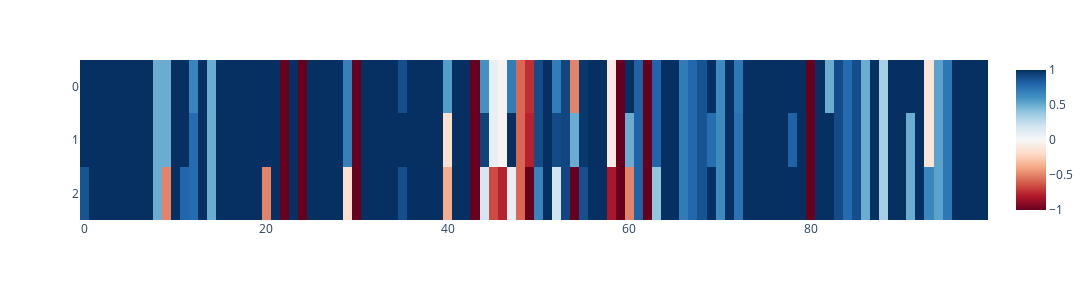

The cell this chart's notebook holds for it:
### Code cell
fig = px.imshow(
    df[["SME_rank_corr", "Shapley_rank_corr", "HN_rank_corr"]].values.T,
    color_continuous_scale="RdBu",
    aspect="auto",
    width=1200,
    height=300,
)
fig.show()

### Figure 1 — Plotly figure (JSON) as saved in the notebook; plotly's stock layout.template omitted (floating-point values rounded to 4 significant figures; data arrays with more than 128 entries replaced by an {"elided": "..."} marker saying what was removed)
{"data": [{"coloraxis": "coloraxis", "hovertemplate": "x: %{x}<br>y: %{y}<br>color: %{z}<extra></extra>", "name": "0", "type": "heatmap", "xaxis": "x", "yaxis": "y", "z": {"elided": "3x100 float values"}}], "layout": {"coloraxis": {"colorscale": [[0, "rgb(103,0,31)"], [0.1, "rgb(178,24,43)"], [0.2, "rgb(214,96,77)"], [0.3, "rgb(244,165,130)"], [0.4, "rgb(253,219,199)"], [0.5, "rgb(247,247,247)"], [0.6, "rgb(209,229,240)"], [0.7, "rgb(146,197,222)"], [0.8, "rgb(67,147,195)"], [0.9, "rgb(33,102,172)"], [1, "rgb(5,48,97)"]]}, "height": 300, "margin": {"t": 60}, "width": 1200, "xaxis": {"anchor": "y", "autorange": true, "domain": [0, 1], "range": [-0.5, 99.5]}, "yaxis": {"anchor": "x", "autorange": true, "domain": [0, 1], "range": [2.5, -0.5]}}}
